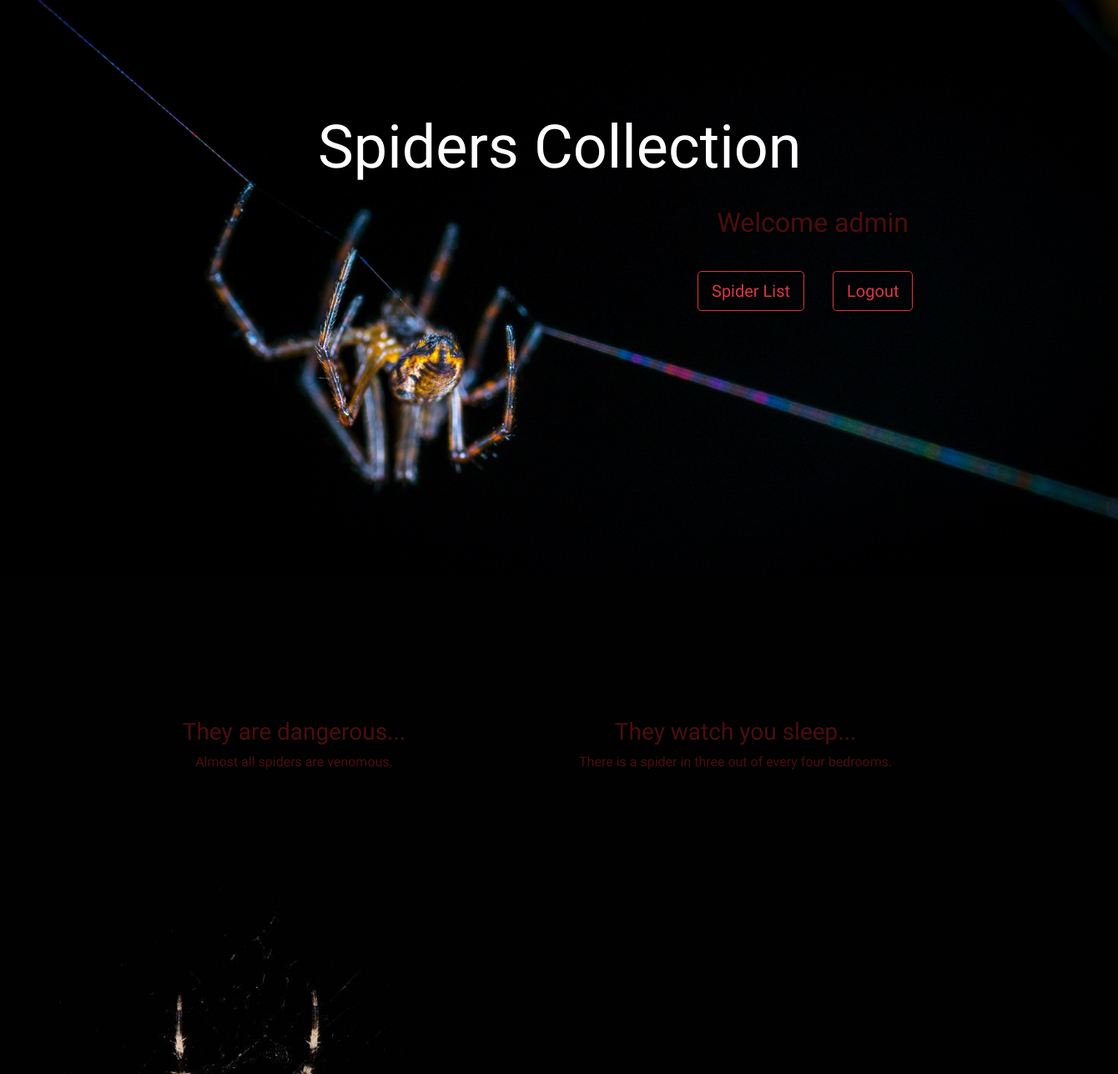
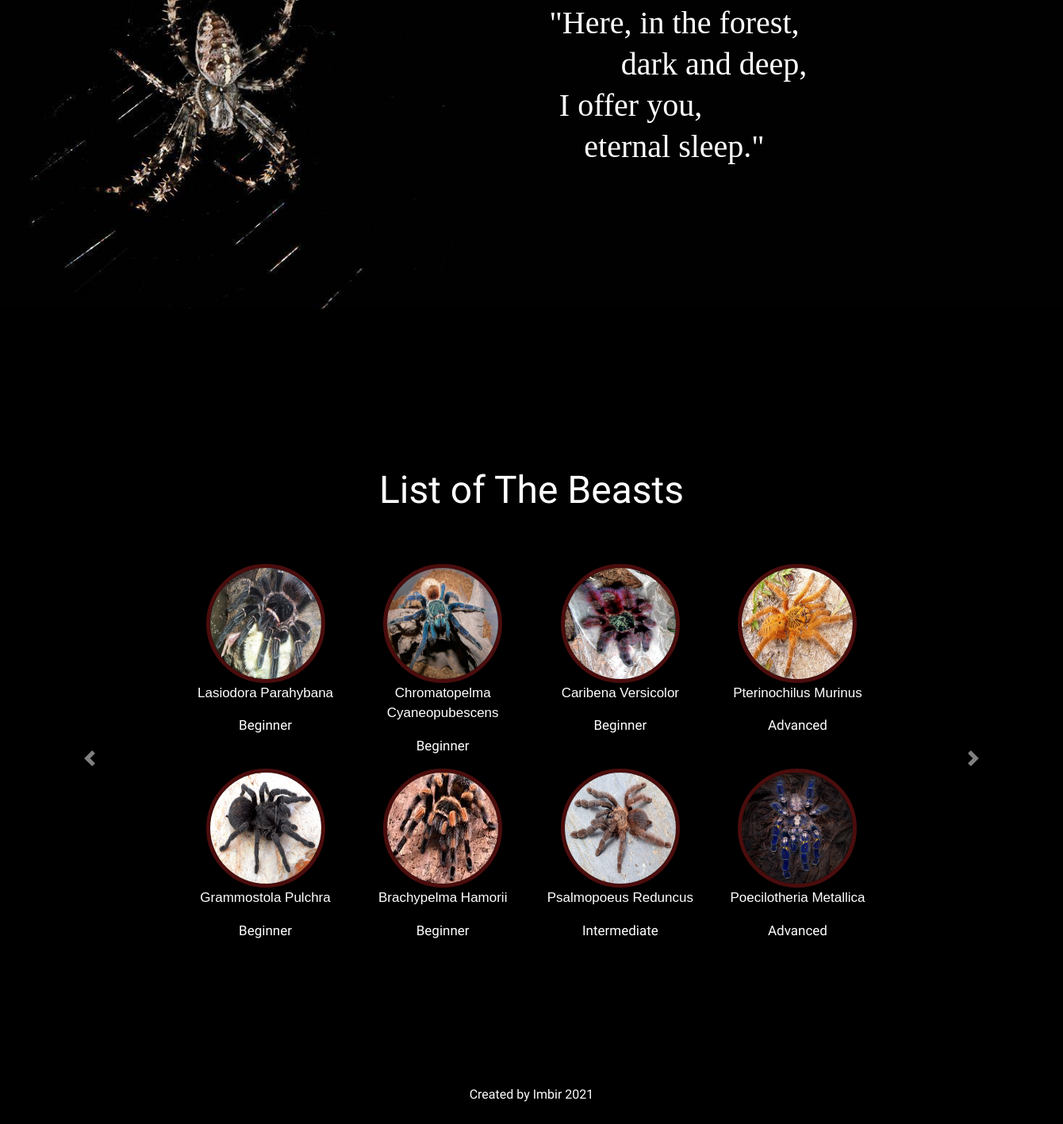
The app's page / (signed in) with its own data (2 pictures, top to bottom).
### spiders/models.py (models this page shows, shortened)
class Spider(models.Model):
    spider_image = models.ImageField(default='default.jpg', upload_to='spiders_pics')
    name = models.CharField(max_length=200)
    info = models.TextField(default='')
    difficulty = models.CharField(max_length=200)

### spiders/views.py (the view)
# urls.py: 2. Add a URL to urlpatterns:  path('', views.home, name='home')
def home(request):
    context = {
        'spiders': Spider.objects.all()
    }
    return render(request, 'spiders/home.html', context)

### spiders/templates/spiders/home.html (shortened to what this page needs)
{% extends "spiders/base.html" %}
{% block content %}
<section id='title'>
    <div class="logo">
        <h1>Spiders Collection</h1>
        {% if user.is_authenticated %}
        <h2>Welcome {{user.username}}</h2>
        <a href="#item-list" role="button" class="btn btn-lg btn-outline-danger login-button">Spider List</a>
        <a href="{%url 'logout' %}" class="btn btn-lg btn-outline-danger login-button">Logout</a>
        {% else %}
        <h2>Beware of the beasts...</h2>
        <a href="{%url 'login' %}" role="button" class="btn btn-lg btn-outline-danger login-button">Login</a>
        <a href="{%url 'register' %}" class="btn btn-lg btn-outline-danger login-button">Register</a>
        {% endif %}
    </div>
</section>
<section id="features">
    <div style='height: 600px' class="row">
      <div class="col-lg-6 feature-box">
        <h3 style='padding-top: 170px'>They are dangerous...</h3>
        <p>Almost all spiders are venomous.</p>
      </div>
      <div class="col-lg-4 feature-box">
        <h3 style='padding-top: 170px'>They watch you sleep...</h3>
        <p>There is a spider in three out of every four bedrooms.</p>
      </div>
    </div>
        <div class="titleCont">
            <h1 class="main-title" id="main-title">
                "Here, in the forest,<br><span style="padding-left:100px">dark and deep,</span><br><span style="padding-right:110px">I offer you,</span><br><span style="padding-left:-20px">eternal sleep."</span>
            </h1>
        </div>
  </section>
<section id='item-list'>
    <div class="container-fluid all-spiders ">
        <h2> List of The Beasts</h2>
        <div id="carouselExampleControls" class="carousel slide" data-ride="carousel">
            <div class="carousel-inner">
                {% for spider in spiders %}
                {% if forloop.first %}<div class="carousel-item active">
                    <div class='row'>{% endif %}
                        <div class='col-12 col-lg-3 col-md-4 col-sm-12 spider-list'>
                            <a href="{% url 'species:detail' spider.pk %}">
                                <img class="spider-image" src='{{ spider.spider_image.url }}'>
                            </a>
                            <p class="spider-name">{{ spider.name }}</p>
                            <p>{{ spider.difficulty }}</p>
                        </div>
                        {% if forloop.counter|divisibleby:8 %}</div>
                </div>
                    <div class="row">{% endif %}
                {% endfor %}
            </div><a class="carousel-control-prev" href="#carouselExampleControls" role="button" data-slide="prev">
                <span class="carousel-control-prev-icon" aria-hidden="true"></span>
            </a>
            <a class="carousel-control-next" href="#carouselExampleControls" role="button" data-slide="next">
                <span class="carousel-control-next-icon" aria-hidden="true"></span>
            </a>
        </div>
</section>
{% endblock content %}

### spiders/static/spiders/style.css (style rules this page uses)
body { background-color: black; color: white; font-family: 'Special Elite', cursive; }
h1 { position:relative; padding-top: 0 auto 0 auto; left: 180px; font-size: 4.5rem; padding-bottom: 100px; }
.login-button { margin: auto 15px; position: relative; left: 620px; bottom: 50px }
.logo { padding: 10% 15% 20%; margin: 0 0; background: url("../../../media/images/background2.jpg"); background-size: cover; }
.logo h2 { color: rgb(75, 13, 13); position: relative; text-align: right; bottom: 80px; right: 50px }
#features { padding: 0 50px 70px 50px; background: url("../../../media/images/background7.jpg"); background-size: cover; color: rgb(75, 13, 13); text-align:center; }
.all-spiders { padding-top: 100px; text-align:center; padding-bottom: 100px }
.all-spiders h2 { padding-top: 100px; font-size: 3rem; padding-bottom: 30px }
.carousel-item { padding: 2% 17%; }
.spider-image { width: 150px; height: 150px; border-radius: 50%; border: solid 5px; border-color:rgb(75, 13, 13) }
.spider-list { font-size: 17px; }
.spider-name { color: white; padding: 30% auto; font-family:'Franklin Gothic Medium', 'Arial Narrow', Arial, sans-serif }
.main-title { position: relative; right: 50px; font-weight: 400; font-size: 40px; color: white; font-family: 'Bellefair', serif; line-height:1.3; }

### records on screen
Spider: spider_image (picture), name "Lasiodora Parahybana", difficulty "Beginner"
Spider: spider_image (picture), name "Chromatopelma Cyaneopubescens", difficulty "Beginner"
Spider: spider_image (picture), name "Caribena Versicolor", difficulty "Beginner"
Spider: spider_image (picture), name "Pterinochilus Murinus", difficulty "Advanced"
Spider: spider_image (picture), name "Grammostola Pulchra", difficulty "Beginner"
Spider: spider_image (picture), name "Brachypelma Hamorii", difficulty "Beginner"
Spider: spider_image (picture), name "Psalmopoeus Reduncus", difficulty "Intermediate"
Spider: spider_image (picture), name "Poecilotheria Metallica", difficulty "Advanced"

### other values on screen
{{ user.username }} "admin"
